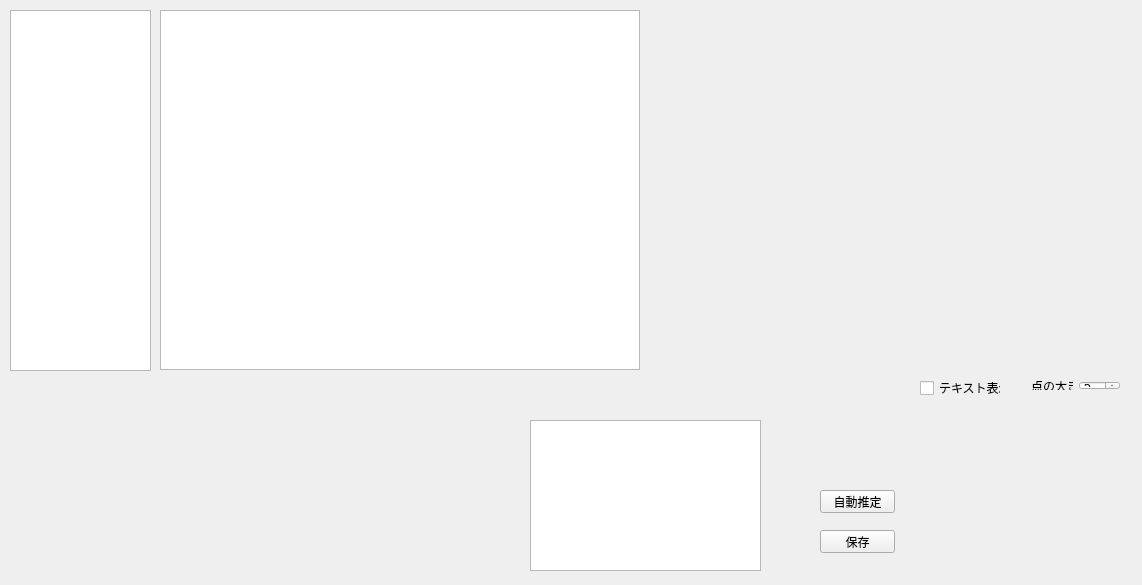
<?xml version="1.0" encoding="UTF-8"?>
<ui version="4.0">
 <class>ttTool</class>
 <widget class="QWidget" name="ttTool">
  <property name="geometry">
   <rect>
    <x>0</x>
    <y>0</y>
    <width>1142</width>
    <height>585</height>
   </rect>
  </property>
  <property name="windowTitle">
   <string>ttTool</string>
  </property>
  <widget class="QTableWidget" name="pairTable">
   <property name="geometry">
    <rect>
     <x>530</x>
     <y>420</y>
     <width>231</width>
     <height>151</height>
    </rect>
   </property>
  </widget>
  <widget class="QGraphicsView" name="graphicsView">
   <property name="geometry">
    <rect>
     <x>160</x>
     <y>10</y>
     <width>480</width>
     <height>360</height>
    </rect>
   </property>
  </widget>
  <widget class="GLView" name="widget" native="true">
   <property name="geometry">
    <rect>
     <x>650</x>
     <y>10</y>
     <width>480</width>
     <height>360</height>
    </rect>
   </property>
  </widget>
  <widget class="QListWidget" name="listWidget">
   <property name="geometry">
    <rect>
     <x>10</x>
     <y>10</y>
     <width>141</width>
     <height>361</height>
    </rect>
   </property>
  </widget>
  <widget class="QPushButton" name="autoSelection">
   <property name="geometry">
    <rect>
     <x>820</x>
     <y>490</y>
     <width>75</width>
     <height>23</height>
    </rect>
   </property>
   <property name="text">
    <string>自動推定</string>
   </property>
  </widget>
  <widget class="QPushButton" name="saveButton">
   <property name="geometry">
    <rect>
     <x>820</x>
     <y>530</y>
     <width>75</width>
     <height>23</height>
    </rect>
   </property>
   <property name="text">
    <string>保存</string>
   </property>
  </widget>
  <widget class="QCheckBox" name="textOnOff">
   <property name="geometry">
    <rect>
     <x>920</x>
     <y>380</y>
     <width>81</width>
     <height>16</height>
    </rect>
   </property>
   <property name="text">
    <string>テキスト表示</string>
   </property>
  </widget>
  <widget class="QWidget" name="horizontalLayoutWidget">
   <property name="geometry">
    <rect>
     <x>1020</x>
     <y>370</y>
     <width>111</width>
     <height>31</height>
    </rect>
   </property>
   <layout class="QHBoxLayout" name="horizontalLayout">
    <item>
     <widget class="QLabel" name="pointSizeLabel">
      <property name="text">
       <string>点の大きさ</string>
      </property>
     </widget>
    </item>
    <item>
     <widget class="QSpinBox" name="pointSize">
      <property name="minimum">
       <number>1</number>
      </property>
      <property name="maximum">
       <number>20</number>
      </property>
      <property name="value">
       <number>5</number>
      </property>
     </widget>
    </item>
   </layout>
  </widget>
 </widget>
 <layoutdefault spacing="6" margin="11"/>
 <customwidgets>
  <customwidget>
   <class>GLView</class>
   <extends>QWidget</extends>
   <header>glview.h</header>
   <container>1</container>
   <slots>
    <slot>s_ShowTextFlagChanged(int)</slot>
    <slot>s_TableSelectionChanged(int,int)</slot>
    <slot>s_PointSizeChanged(int)</slot>
   </slots>
  </customwidget>
 </customwidgets>
 <resources/>
 <connections>
  <connection>
   <sender>saveButton</sender>
   <signal>clicked()</signal>
   <receiver>ttTool</receiver>
   <slot>s_Save()</slot>
   <hints>
    <hint type="sourcelabel">
     <x>867</x>
     <y>501</y>
    </hint>
    <hint type="destinationlabel">
     <x>570</x>
     <y>414</y>
    </hint>
   </hints>
  </connection>
  <connection>
   <sender>textOnOff</sender>
   <signal>stateChanged(int)</signal>
   <receiver>widget</receiver>
   <slot>s_ShowTextFlagChanged(int)</slot>
   <hints>
    <hint type="sourcelabel">
     <x>1080</x>
     <y>387</y>
    </hint>
    <hint type="destinationlabel">
     <x>889</x>
     <y>189</y>
    </hint>
   </hints>
  </connection>
  <connection>
   <sender>pointSize</sender>
   <signal>valueChanged(int)</signal>
   <receiver>widget</receiver>
   <slot>s_PointSizeChanged(int)</slot>
   <hints>
    <hint type="sourcelabel">
     <x>1104</x>
     <y>384</y>
    </hint>
    <hint type="destinationlabel">
     <x>889</x>
     <y>189</y>
    </hint>
   </hints>
  </connection>
 </connections>
 <slots>
  <slot>s_Save()</slot>
 </slots>
</ui>
